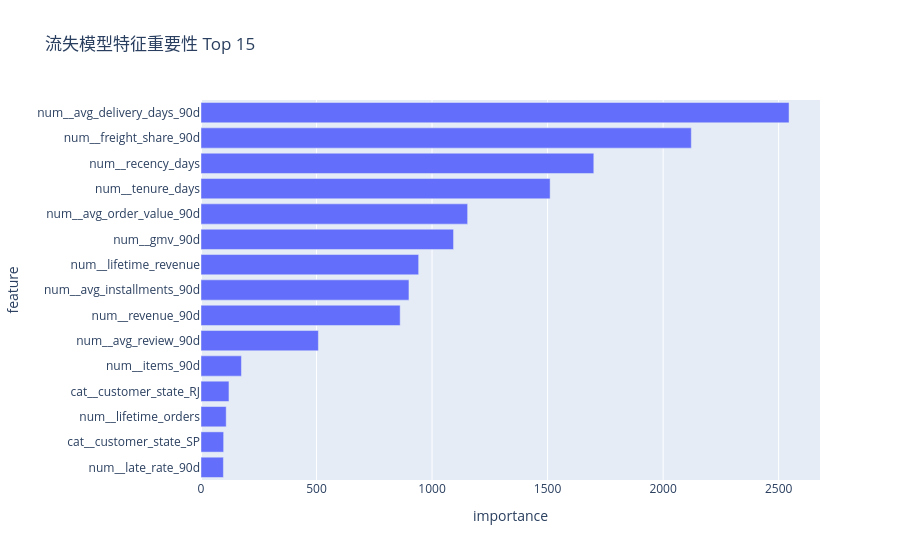

This figure's notebook cell:
### Markdown cell above
## 2. 特征重要性

### Code cell
imp = pd.read_csv(ART / 'churn_feature_importance.csv').head(15)
fig = px.bar(imp, x='importance', y='feature', orientation='h',
             title='流失模型特征重要性 Top 15')
fig.update_layout(yaxis={'categoryorder': 'total ascending'})
fig.show()

### Figure 1 — Plotly figure (JSON) as saved in the notebook; plotly's stock layout.template omitted (floating-point values rounded to 4 significant figures)
{"data": [{"alignmentgroup": "True", "hovertemplate": "importance=%{x}<br>feature=%{y}<extra></extra>", "legendgroup": "", "marker": {"color": "#636efa", "pattern": {"shape": ""}}, "name": "", "offsetgroup": "", "orientation": "h", "showlegend": false, "textposition": "auto", "type": "bar", "x": [2545, 2122, 1700, 1511, 1154, 1093, 942, 900, 862, 508, 175, 121, 109, 98, 97], "xaxis": "x", "y": ["num__avg_delivery_days_90d", "num__freight_share_90d", "num__recency_days", "num__tenure_days", "num__avg_order_value_90d", "num__gmv_90d", "num__lifetime_revenue", "num__avg_installments_90d", "num__revenue_90d", "num__avg_review_90d", "num__items_90d", "cat__customer_state_RJ", "num__lifetime_orders", "cat__customer_state_SP", "num__late_rate_90d"], "yaxis": "y"}], "layout": {"barmode": "relative", "legend": {"tracegroupgap": 0}, "title": {"text": "流失模型特征重要性 Top 15"}, "xaxis": {"anchor": "y", "domain": [0.0, 1.0], "title": {"text": "importance"}}, "yaxis": {"anchor": "x", "categoryorder": "total ascending", "domain": [0.0, 1.0], "title": {"text": "feature"}}}}
